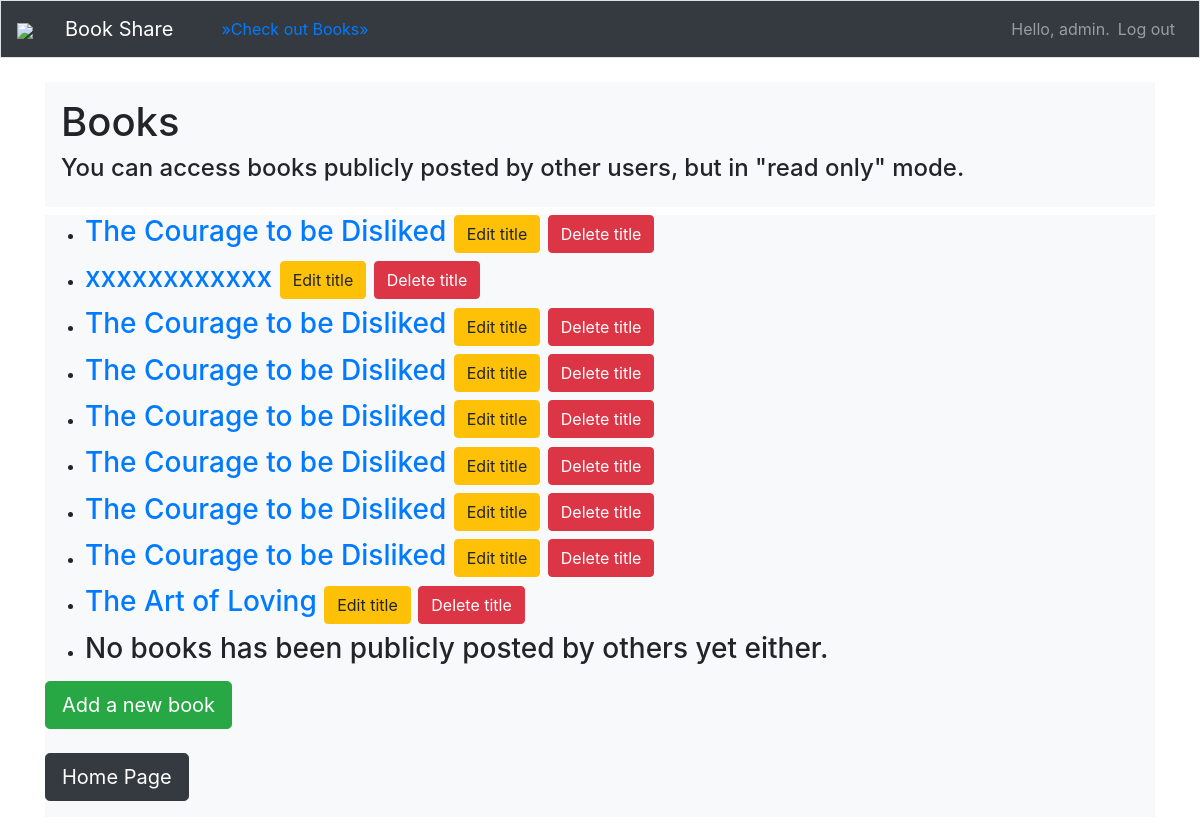
/titles/ (signed in), run on an earlier commit of the app's database.
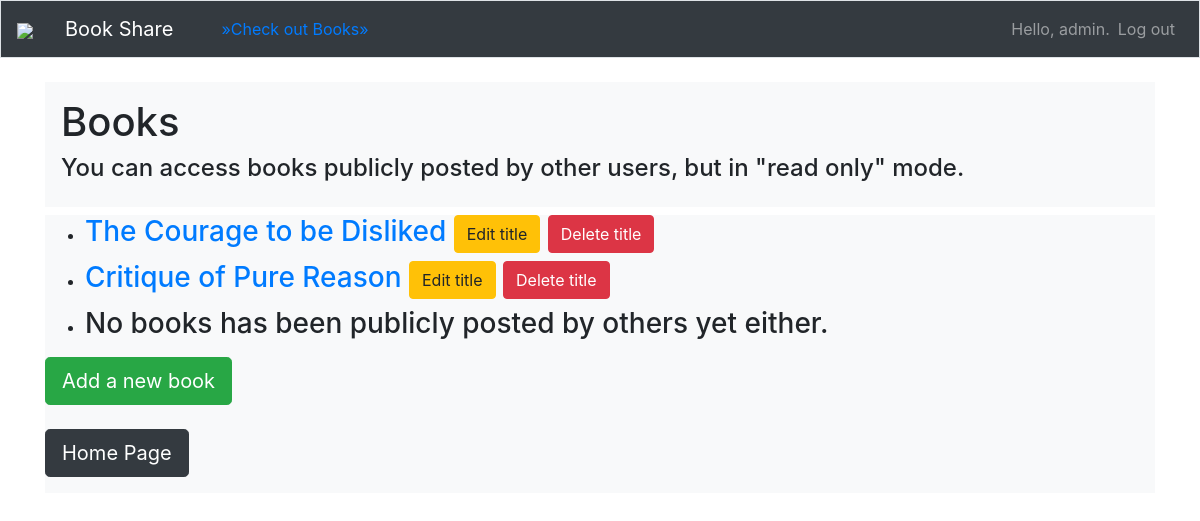
And on a later commit of the database.
### content/models.py (models this page shows)
class Title(models.Model):
    text = models.CharField(max_length=200)
    date_added = models.DateTimeField(auto_now_add=True)
    owner = models.ForeignKey(User, on_delete=models.CASCADE)
    public = models.BooleanField(default=False)
    def __str__(self):
        return self.text

### content/views.py (the view)
# urls.py: path('titles/',views.titles, name='titles'),
@login_required
def titles(request):
    public_display_titles = []
    private_titles = Title.objects.filter(owner=request.user).order_by('date_added')
    public_titles = Title.objects.filter(public=True).order_by('date_added')
    for title in public_titles:
        if title not in private_titles:
            public_display_titles.append(title)
    context = {'public_display_titles':public_display_titles,'private_titles':private_titles}
    return render(request,'content/titles.html',context)

### content/templates/content/titles.html
{% extends 'content/base.html' %}
{% block page_header %}
    <h1>Books</h1><h4>You can access books publicly posted by other users, but in "read only" mode.</h4>
{% endblock page_header %}
{% block content %}
    <ul>
        {% for title in private_titles %}
            <li><h3>
                <a href="{% url 'content:book' title.id %}">{{ title }}
                    <small><a class="btn btn-warning" href="{% url 'content:edit_title' title.id %}"
                              role="button">Edit title</a></small>
                    <small><a class="btn btn-danger" href="{% url 'content:delete_title' title.id %}"
                              role="button">Delete title</a></small>
                </a>
            </h3></li>
        {% empty %}
            <li><h3>You have not added any books yet, but check out publicly posted books by others.</h3></li>
        {% endfor %}
        {% for title in public_display_titles %}
            <li><h3>
                <a href="{% url 'content:book' title.id %}">{{ title }}
                    <small><a class="btn btn-warning disabled" href="{% url 'content:edit_title' title.id %}"
                              role="button">Edit title</a></small>
                    <small><a class="btn btn-danger disabled" href="{% url 'content:delete_title' title.id %}"
                              role="button">Delete title</a></small>
                </a>
            </h3></li>
        {% empty %}
            <li><h3>No books has been publicly posted by others yet either.</h3></li>
        {% endfor %}
    </ul>
    <a class="btn btn-lg btn-success" href="{% url 'content:new_book' %}" role="button">Add a new book</a>
    <br><br><a class="btn btn-lg btn-dark" href="{% url 'content:index' %}" role="button">Home Page</a>
{% endblock content %}

### content/templates/content/base.html (shortened to what this page needs)
{% load bootstrap4 %}
<!doctype html>
<html lang="en">
<head>
    {% bootstrap_css %}
</head>
<body>
    <nav class="navbar navbar-expand-md navbar-dark bg-dark mb-4 border">
        <a class="navbar-brand" href="{% url 'content:index' %}">
            <div class="logo-image">
                <img src="https://imgtr.ee/images/2023/02/13/ObWsU.png" class="img-fluid">
            </div>
        </a>
        <a class="navbar navbar-brand navbar-light bg-dark" href="{% url 'content:index' %}">Book Share</a>
        <div class="collapse navbar-collapse" id="navbarCollapse">
            <ul class="navbar-nav mr-auto">
                <li class="nav-item">
                    <a class="navbar navbar-secondary navbar-light bg-dark" href="{% url 'content:titles' %}">
                        &raquo;Check out Books&raquo;</a>
                </li>
            </ul>
            <ul class="navbar-nav ml-auto">
                {% if user.is_authenticated %}
                    <li class="nav-item">
                        <span class="navbar-text" >Hello, {{ user.username }}.</span>
                    </li>
                    <li class="nav-item">
                        <a class="nav-link" href="{% url 'users:logout' %}">Log out</a>
                    </li>
                {% endif %}
            </ul>
        </div>
    </nav>
    <main role="main" class="container">
        <div class="p-3 mb-2 bg-light">
            {% block page_header %}{% endblock page_header %}
        </div>
        <div class="pb-3 mb-2 bg-light">
            {% block content %}{% endblock content %}
        </div>
    </main>
</body>
</html>

What changed in the data, as far as the page shows it:
removed Title: text "xxxxxxxxxxxx"
removed Title: text "The Courage to be Disliked"
removed Title: text "The Courage to be Disliked"
removed Title: text "The Courage to be Disliked"
removed Title: text "The Courage to be Disliked"
removed Title: text "The Courage to be Disliked"
removed Title: text "The Courage to be Disliked"
removed Title: text "The Art of Loving"
added Title: text "Critique of Pure Reason"
